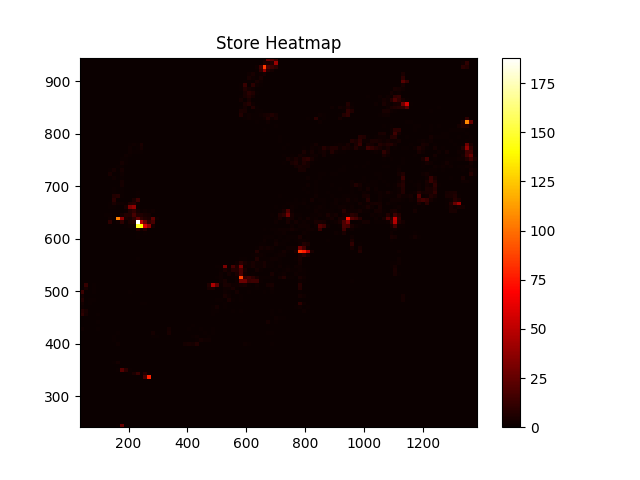

Write Python code to recreate this figure.
import pandas as pd
import matplotlib.pyplot as plt

data = pd.read_csv(
    "data/positions.csv",
    names=["x", "y"]
)

plt.hist2d(
    data["x"],
    data["y"],
    bins=100
)
plt.hist2d(
    data["x"],
    data["y"],
    bins=100,
    cmap="hot"
)

plt.colorbar()

plt.title("Store Heatmap")

plt.savefig("data/heatmap.png")

plt.show()
